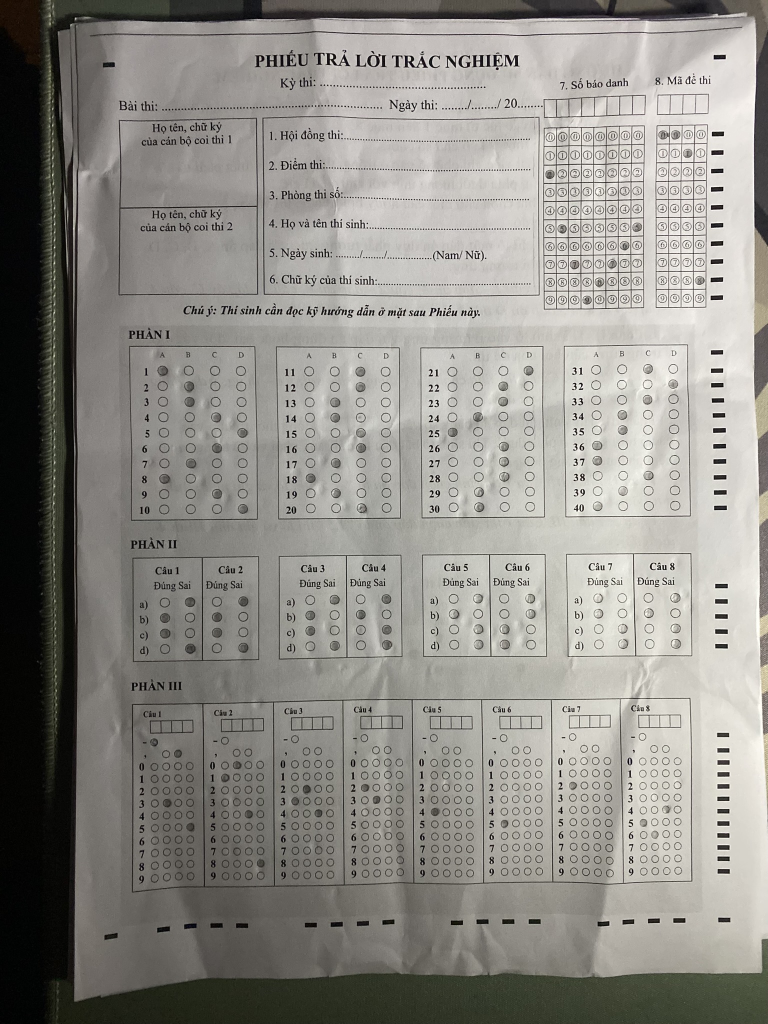
#> input picture backend/data/data4 3-8-2026/dataErorr/IMG_8344.JPEG, 1536 x 2048 px, found by its file name (shown at 1/2 size)
$ python app4_debug.py
#> lines starting #> are read from the running program, lines starting #| are printed output that depends on the picture; after the words box and inside, x2 and y2 are one past the last pixel; in counts of white or black regions, pixels touching at a corner belong together
### backend/function/warp_paper.py
import numpy as np
import cv2

def warp_paper(img_original, TL, TR, BR, BL,
               out_w=1000,
               out_h=1400,
               expand=20,
               pad=30):

    TL = np.array(TL, dtype=np.float32) + np.array([-expand, -expand])
    TR = np.array(TR, dtype=np.float32) + np.array([ expand, -expand])
    BR = np.array(BR, dtype=np.float32) + np.array([ expand,  expand])
    BL = np.array(BL, dtype=np.float32) + np.array([-expand,  expand])

    src = np.array(
        [TL, TR, BR, BL],
        dtype=np.float32
    )

    dst = np.array(
        [
            [pad, pad],
            [out_w-pad, pad],
            [out_w-pad, out_h-pad],
            [pad, out_h-pad]
        ],
        dtype=np.float32
    )

    M = cv2.getPerspectiveTransform(src, dst)

    warp = cv2.warpPerspective(
        img_original,
        M,
        (out_w, out_h)
    )

    return warp, M

### backend/function/dist.py
import numpy as np
def dist(a, b):
    return np.linalg.norm(np.array(a) - np.array(b))

### backend/app4_debug.py
import math
import cv2
import json
import os
import numpy as np
import glob
from function.clamp import clamp
from function.warp_paper import warp_paper
from function.dist import dist

import cv2
import numpy as np
import math


def find_marker_in_roi(roi, offset_x=0, offset_y=0, win_name="ROI DEBUG"):

    gray = cv2.cvtColor(roi, cv2.COLOR_BGR2GRAY)

    blur = cv2.GaussianBlur(gray, (5,5), 0)

    thresh = cv2.adaptiveThreshold( blur,255, cv2.ADAPTIVE_THRESH_GAUSSIAN_C, cv2.THRESH_BINARY_INV, 41,11 )

    cnts, _ = cv2.findContours(thresh.copy(), cv2.RETR_EXTERNAL, cv2.CHAIN_APPROX_SIMPLE)

    best = None
    best_area = 0
    debug = roi.copy()
    markers=[]

    for c in cnts:
        peri = cv2.arcLength(c, True)
        if peri == 0:
            continue
        approx = cv2.approxPolyDP(c, 0.025 * peri, True)
        area = cv2.contourArea(c)
        if area < 150 or area > 500:
            continue
        x,y,w,h = cv2.boundingRect(c)
        if h == 0:
            continue
        ratio = w / float(h)
        extent = area / float(w*h)
        circularity = 4 * math.pi * area / (peri*peri)
        roi = thresh[y:y+h, x:x+w]
        fill_ratio = cv2.countNonZero(roi) / float(w*h)

        # [7 lines of commented-out code are left out]

        if 40 < area < 400 and 0 < ratio < 8 and 5 < h < 20 and 0.5 < extent < 1.0 :

            cx = x + w//2
            cy = y + h//2

            cv2.circle(debug,(cx,cy),5,(0,255,255),-1)
            cv2.drawContours(debug,[c],-1,(0,255,0),2)

            markers.append((cx+offset_x, cy+offset_y))

    selected = None

    # Không tìm thấy marker
    if len(markers) == 0:
        print(f"{win_name}: KHÔNG TÌM THẤY MARKER")
        cv2.imshow(win_name, debug)
        return None

    if "TL" in win_name:
        selected = min(markers, key=lambda p: p[0] + p[1])  # trên trái
    elif "TR" in win_name:
        selected = max(markers, key=lambda p: p[0] - p[1])  # trên phải
    elif "BL" in win_name:
        selected = min(markers, key=lambda p: p[0] - p[1])
    elif "BR" in win_name:
        selected = max(markers, key=lambda p: p[0] + p[1])  # dưới phải


    for p in markers:
        px = p[0] - offset_x
        py = p[1] - offset_y

        cv2.circle( debug, (px,py), 6, (0,255,255), 2)

    # tô marker được chọn
    if selected is not None:
        px = selected[0] - offset_x
        py = selected[1] - offset_y

        cv2.circle(debug, (px,py), 5, (0,0,255), -1)


    cv2.imshow(win_name, debug)

    return selected

# [9 lines left out: function mouse, not called in this run]

def cat_roi(roi, cols):
    # roi = (xr, yr, wr, hr)
    part_roi = crop_relative(warp, roi)
    result, vis, points = read_bubbles(part_roi, cols)
    xr, yr, wr, hr = roi
    H, W = warp.shape[:2]

    x = int(xr * W)
    y = int(yr * H)
    w = int(wr * W)
    h = int(hr * H)

    for cx, cy, radius in points:

        wx = x + cx
        wy = y + cy

        cv2.circle(warp,(wx, wy),radius,(0,255,0),2)

    cv2.rectangle(warp, (x, y), (x+w, y+h), (0,255,0), 1)
    cv2.imshow("ROI", vis)

    return result

def read_bubbles(roi_img, cols):
    result = ""
    img_result = roi_img.copy()
    selected_points = []

    # 1. TIỀN XỬ LÝ (Đã lắp CLAHE trị bóng râm)
    gray = cv2.cvtColor(roi_img, cv2.COLOR_BGR2GRAY)

    clahe = cv2.createCLAHE(clipLimit=1.0, tileGridSize=(4, 4))
    gray = clahe.apply(gray)

    blurred = cv2.GaussianBlur(gray, (5, 5), 0)
    thresh = cv2.adaptiveThreshold(blurred, 255, cv2.ADAPTIVE_THRESH_GAUSSIAN_C, cv2.THRESH_BINARY_INV, 31,18)

    cv2.imshow('Canny thresh', thresh)

    # 2. TÌM TẤT CẢ CÁC Ô TRÒN CHƯA TÔ
    contours, _ = cv2.findContours(thresh.copy(), cv2.RETR_LIST, cv2.CHAIN_APPROX_SIMPLE)
    # print("Tong contour =", len(contours))

    xs, ys, ws, hs = [], [], [], []
    bubble_centers = []

    for c in contours:

        x, y, w, h = cv2.boundingRect(c)
        area = cv2.contourArea(c)
        peri = cv2.arcLength(c, True)
        if peri == 0:
            continue
        circularity = 4*np.pi*area/(peri*peri)
        approx = cv2.approxPolyDP(c, 0.025 * peri, True)

        extent = area / float(w * h)
        aspect_ratio = w / float(h) if h != 0 else 0

        # cv2.putText(img_result,f"{int(area)}",(x, y-3),cv2.FONT_HERSHEY_SIMPLEX,0.3,(0,0,255),1)

        if  40 <= area < 550 and 0.4 < aspect_ratio < 1.6 and peri > 40:
            xs.append(x)
            ys.append(y)
            ws.append(w)
            hs.append(h)

            cx = x + w//2
            cy = y + h//2
            # cv2.putText(img_result,f"{int(area)}",(x, y-3),cv2.FONT_HERSHEY_SIMPLEX,0.4,(0,0,255),1)
            bubble_centers.append((cx, cy))

        # if len(xs) == 0:
        #     raise ValueError("Không tìm thấy bubble")

    # 3. TÍNH KHUNG GRID
    lefts   = [cx - w//2 for (cx, cy), w, h in zip(bubble_centers, ws, hs)]
    rights  = [cx + w//2 for (cx, cy), w, h in zip(bubble_centers, ws, hs)]
    tops    = [cy - h//2 for (cx, cy), w, h in zip(bubble_centers, ws, hs)]
    bottoms = [cy + h//2 for (cx, cy), w, h in zip(bubble_centers, ws, hs)]

    grid_x1 = min(lefts)
    grid_x2 = max(rights)
    grid_y1 = min(tops)
    grid_y2 = max(bottoms)

    avg_w = int(np.median(ws))
    avg_h = int(np.median(hs))

    pad = int(avg_w * 0.1)

    grid_x1 -= pad
    grid_x2 += pad
    grid_y1 -= pad
    grid_y2 += pad

    grid_w = grid_x2 - grid_x1
    grid_h = grid_y2 - grid_y1

    rows = 10

    cell_w = grid_w / cols
    cell_h = grid_h / rows

    cv2.rectangle(img_result,(grid_x1, grid_y1),(grid_x2, grid_y2),(255,0,0),2)

    centers = []

    for r in range(rows):

        cy = grid_y1 + (r + 0.5) * cell_h

        row = []

        for c in range(cols):

            cx = grid_x1 + (c + 0.5) * cell_w

            row.append((int(cx), int(cy)))

            cv2.circle(img_result, (int(cx), int(cy)), 4, (0,0,255), -1)

        centers.append(row)

    MIN_FILL = 30

    for c in range(cols):
        best_fill = 0
        best_row = -1

        for r in range(rows):
            cx, cy = centers[r][c]
            radius = int(avg_w * 0.25)
            mask = np.zeros(thresh.shape,np.uint8)
            cv2.circle(mask,(cx,cy),radius,255,-1)

            filled = cv2.countNonZero(cv2.bitwise_and(thresh,mask))
            area_circle = np.pi * radius * radius
            ratio_fill = filled / area_circle

            # print(
            #     f"Col={c} Row={r} "
            #     f"filled={filled:3d} "
            #     f"ratio={ratio_fill:.3f}"
            # )

            if filled > best_fill:
                best_fill = filled
                best_row = r
            cv2.circle(img_result, (cx, cy), radius, (0, 0, 255), 2)

        if best_fill > MIN_FILL:
            result += str(best_row)
            cx,cy = centers[best_row][c]
            selected_points.append((cx,cy,radius))
            cv2.circle(img_result,(cx,cy),radius,(0,255,0),2)

        else:
            result += "?"

    return result, img_result, selected_points

# [605 lines left out: functions read_part1, build_part2_grid, build_part3_grid, not called in this run]

def crop_relative(img, roi):

    H, W = img.shape[:2]

    xr, yr, wr, hr = roi

    x = int(xr * W)
    y = int(yr * H)

    w = int(wr * W)
    h = int(hr * H)

    return img[y:y+h, x:x+w]

img_original  = cv2.imread(r'C:\Users\Admin\Downloads\Project_1\backend\data\data4 3-8-2026\IMG_8344.JPEG')
#> img_original is the input picture: shape (2048, 1536, 3); mean B, G, R 135.8, 141.5, 143.5

folder = r"C:\Users\Admin\Downloads\Project_1\backend\data\data4 3-8-2026"
image_files = []
image_files.extend(glob.glob(os.path.join(folder, "*.JPEG")))
image_files.extend(glob.glob(os.path.join(folder, "*.png")))
image_files.extend(glob.glob(os.path.join(folder, "*.jpg")))
image_files.extend(glob.glob(os.path.join(folder, "*.JPG")))
for file_path in image_files:
    img_original = cv2.imread(file_path)
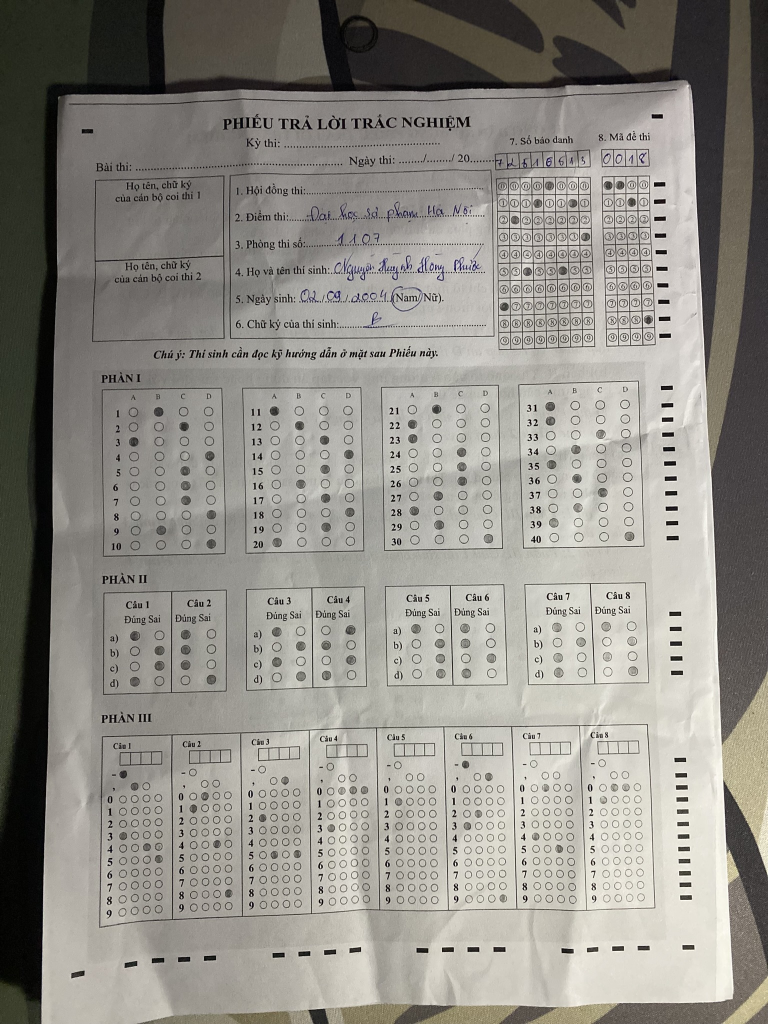
#> input picture backend/data/data4 3-8-2026/IMG_8339.JPEG, 1536 x 2048 px (shown at 1/2 size)
#> img_original is the input picture: shape (2048, 1536, 3); mean B, G, R 135.3, 142, 144.7
    file_name = os.path.basename(file_path)
    print("anh ", file_name)

    img = img_original.copy()   # xử lý
    img_debug   = img_original.copy()   # vẽ debug

    gray = cv2.cvtColor(img_original, cv2.COLOR_BGR2GRAY)

    clahe = cv2.createCLAHE(clipLimit=1.5, tileGridSize=(8, 8))

    gray = clahe.apply(gray)

    blurred = cv2.GaussianBlur(gray, (5, 5), 0)
    thresh = cv2.adaptiveThreshold(blurred, 255, cv2.ADAPTIVE_THRESH_GAUSSIAN_C, cv2.THRESH_BINARY_INV, 51, 15)
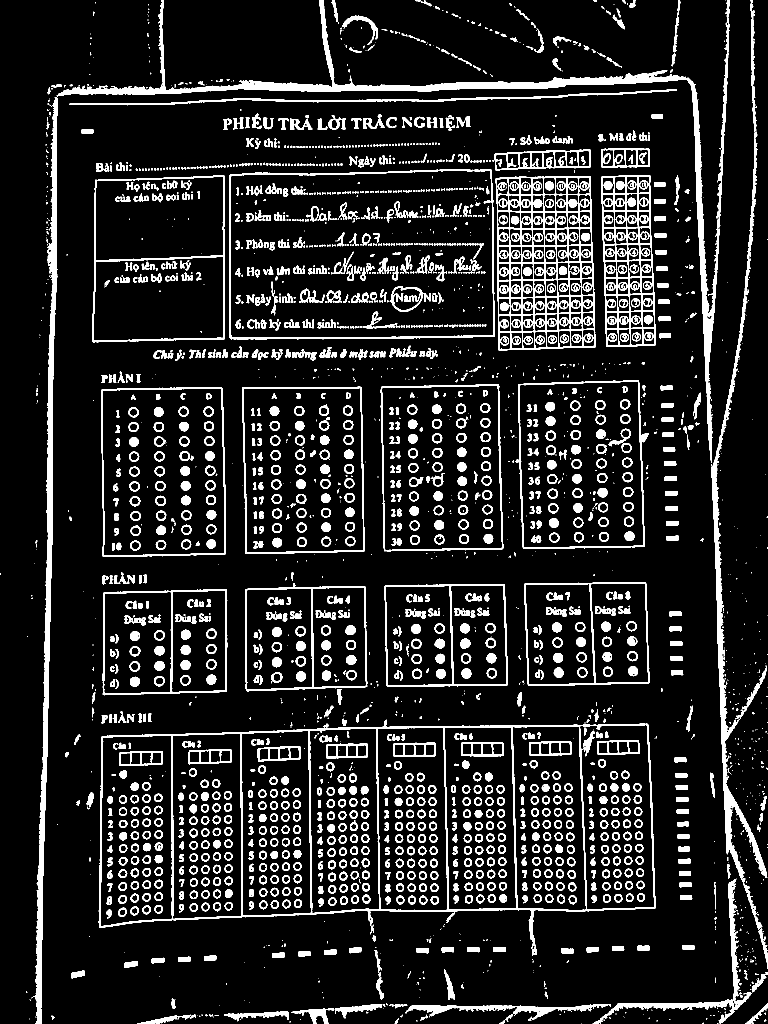
#> thresh: shape (2048, 1536) (shown at 1/2 size); 12.3% white; 2917 white regions (1406 under 20 px), largest, box (x1, y1, x2, y2) and area: (70, 0, 1460, 2048) 47618, (197, 1447, 1312, 1869) 18521, (991, 352, 1191, 701) 16570

    kernel = np.ones((3, 3), np.uint8)
    thresh = cv2.morphologyEx(thresh, cv2.MORPH_CLOSE, kernel)
#> thresh: shape (2048, 1536); 12.8% white; 2075 white regions (845 under 20 px), largest, box (x1, y1, x2, y2) and area: (66, 0, 1536, 2048) 66006, (991, 352, 1191, 701) 29155, (197, 1439, 1312, 1912) 19993

    edged = cv2.Canny(thresh, 75, 200)
#> edged: shape (2048, 1536); 6% white in thin lines or dots

    # [5 lines of commented-out code are left out]

    margin = 0
    img_markers = img.copy()
    markers = [] # Mảng chứa các điểm neo (Vuông)
    marker_centers_unique = [] # Mảng chứa tâm điểm neo đã được lọc trùng lặp (nếu có)
    bubbles = [] # Mảng chứa các ô đáp án (Tròn)
    timing_marks = []   # các hình chữ nhật bên phải mã đề
    id_boxes = []   # khung lớn SBD + Mã đề

    # CHỌN 4 GÓC CỦA TỜ GIẤY LÀM NEO
    # TL
    H, W = img.shape[:2]

    roi_w = int(W * 0.2)   # rộng 15% ảnh
    roi_h = int(H * 0.15)   # cao 10% ảnh

    margin = 0
    # TL
    cv2.rectangle(img, (margin, margin), (margin + roi_w, margin + roi_h), (0,255,0), 4)
#> img: shape (2048, 1536, 3); 0.16% of pixels changed, all inside (x1, y1, x2, y2) = (0, 0, 310, 310)

    roi_tl = img[
        margin:margin+roi_h,
        margin:margin+roi_w
    ]
    # cv2.imshow("ROI TL", roi_tl)

    # TR
    cv2.rectangle(img, (W-roi_w-margin, margin), (W-margin, margin+roi_h), (0,255,0), 4)
#> img: shape (2048, 1536, 3); mean B, G, R 135.1, 142.6, 144.5

    roi_tr = img[
        margin:margin+roi_h,
        W-roi_w-margin:W-margin
    ]
    # cv2.imshow("ROI TR", roi_tr)
    # BL
    cv2.rectangle( img, (margin, H-roi_h-margin), (margin+roi_w, H-margin), (0,255,0), 4)
#> img: shape (2048, 1536, 3); mean B, G, R 134.9, 142.8, 144.4

    roi_bl = img[
        H-roi_h-margin:H-margin,
        margin:margin+roi_w
    ]
    # cv2.imshow("ROI BL", roi_bl)
    # BR
    cv2.rectangle(img, (W-roi_w-margin, H-roi_h-margin), (W-margin, H-margin), (0,255,0), 4)
#> img: shape (2048, 1536, 3); mean B, G, R 134.7, 142.9, 144.1

    roi_br = img[
        H-roi_h-margin:H-margin,
        W-roi_w-margin:W-margin
    ]
    # cv2.imshow("ROI BR", roi_br)
    # cv2.imshow("ROI Corners", img)

    # ==========================================
    # PHÂN LUỒNG LOGIC: 4 ĐIỂM vs 3 ĐIỂM
    # ==========================================

    TL = find_marker_in_roi( roi_tl, margin, margin, "ROI TL DEBUG")
#> in find_marker_in_roi, `cnts, _ = cv2.findContours(thresh.copy(), cv2.RETR_EXTERNAL, cv2.CHAIN..`: cnts = 28 contours, 23 with area under 20; largest, box (x1, y1, x2, y2) and area: (3, 3, 305, 305) 8756, (138, 206, 305, 211) 434, (163, 258, 187, 267) 180, (286, 259, 305, 305) 128, (167, 301, 213, 304) 28
#> the loop in find_marker_in_roi, `for c in cnts:` made 28 passes
#> (peri, approx, area, x, y, w, h, ratio) on pass 17: (61.07, [[163, 259], [163, 266], [186, 265], [185, 258]], 179.5, 163, 258, 24, 9, 2.67)
#> after the loop in find_marker_in_roi, `for c in cnts:`:
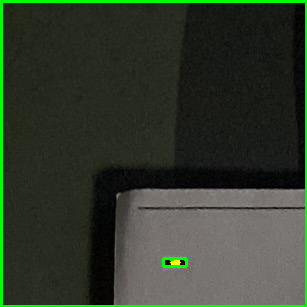
#> debug: shape (307, 307, 3); mean B, G, R 43.3, 58.6, 49.1
#> after the loop in find_marker_in_roi, `for c in cnts:`: markers = [(175, 262)]
#> in find_marker_in_roi, `selected = min(markers, key=lambda p: p[0] + p[1])`: selected = (175, 262)
#> the loop in find_marker_in_roi, `for p in markers:` made 1 pass
#> TL = (175, 262)

    TR = find_marker_in_roi( roi_tr, W - roi_w - margin, margin, "ROI TR DEBUG")
#> call 2 of find_marker_in_roi, with offset_x = 1229, offset_y = 0, win_name = 'ROI TR DEBUG'
#> in find_marker_in_roi (call 2), `cnts, _ = cv2.findContours(thresh.copy(), cv2.RETR_EXTERNAL, cv2.CHAIN..`: cnts = 22 contours, 7 with area under 20; largest, box (x1, y1, x2, y2) and area: (3, 3, 305, 306) 9625, (3, 178, 126, 190) 318, (117, 24, 128, 105) 190, (2, 297, 70, 307) 184, (74, 228, 97, 238) 167
#> the loop in find_marker_in_roi (call 2), `for c in cnts:` made 22 passes
#> (peri, approx, area, x, y, w, h, ratio) on pass 11: (60.49, [[74, 229], [74, 236], [96, 236], [95, 228]], 167, 74, 228, 23, 10, 2.3)
#> after the loop in find_marker_in_roi (call 2), `for c in cnts:`:
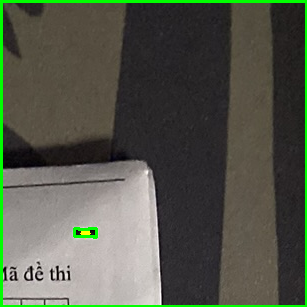
#> debug: shape (307, 307, 3); mean B, G, R 74.7, 87.8, 83.8
#> after the loop in find_marker_in_roi (call 2), `for c in cnts:`: markers = [(1314, 233)]
#> in find_marker_in_roi (call 2), `selected = max(markers, key=lambda p: p[0] - p[1])`: selected = (1314, 233)
#> the loop in find_marker_in_roi (call 2), `for p in markers:` made 1 pass
#> (p, px, py) on pass 1: ((1314, 233), 85, 233)
#> in find_marker_in_roi (call 2), `cv2.circle(debug, (px,py), 5, (0,0,255), -1)`:
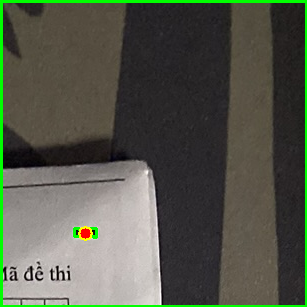
#> debug: shape (307, 307, 3); mean B, G, R 74.6, 87.7, 84
#> TR = (1314, 233)

    BL = find_marker_in_roi( roi_bl, margin,H -  roi_h - margin, "ROI BL DEBUG")
#> call 3 of find_marker_in_roi, with offset_x = 0, offset_y = 1741, win_name = 'ROI BL DEBUG'
#> in find_marker_in_roi (call 3), `thresh = cv2.adaptiveThreshold( blur,255, cv2.ADAPTIVE_THRESH_GAUSSIAN..`:
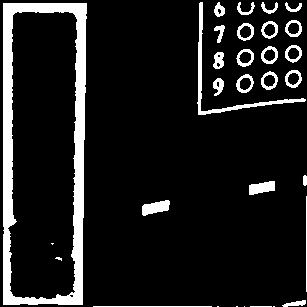
#> thresh: shape (307, 307); 11.2% white; 31 white regions (6 under 20 px)
#> in find_marker_in_roi (call 3), `cnts, _ = cv2.findContours(thresh.copy(), cv2.RETR_EXTERNAL, cv2.CHAIN..`: cnts = 29 contours, 7 with area under 20; largest, box (x1, y1, x2, y2) and area: (3, 3, 87, 305) 24197, (197, 2, 306, 115) 590, (142, 200, 170, 216) 254, (236, 74, 254, 93) 228, (249, 181, 275, 195) 226
#> the loop in find_marker_in_roi (call 3), `for c in cnts:` made 29 passes
#> (peri, approx, area, x, y, w, h, ratio) on passes 8, 10: (75.21, [[169, 201], [144, 204], [142, 214], [167, 210]], 254.5, 142, 200, 28, 16, 1.75), (71.31, [[274, 181], [249, 185], [249, 194], [274, 190]], 226, 249, 181, 26, 14, 1.86)
#> after the loop in find_marker_in_roi (call 3), `for c in cnts:`:
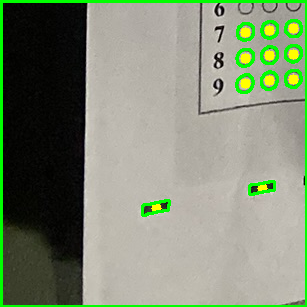
#> debug: shape (307, 307, 3); mean B, G, R 116.8, 140, 128.7
#> after the loop in find_marker_in_roi (call 3), `for c in cnts:`: markers = [(156, 1949), (262, 1929), (245, 1824), (269, 1821), (293, 1820), (245, 1799), (269, 1796), (293, 1795), (245, 1773), (269, 1771), (293, 1769)]
#> in find_marker_in_roi (call 3), `selected = min(markers, key=lambda p: p[0] - p[1])`: selected = (156, 1949)
#> (the rest of the program and of its run is left out)
